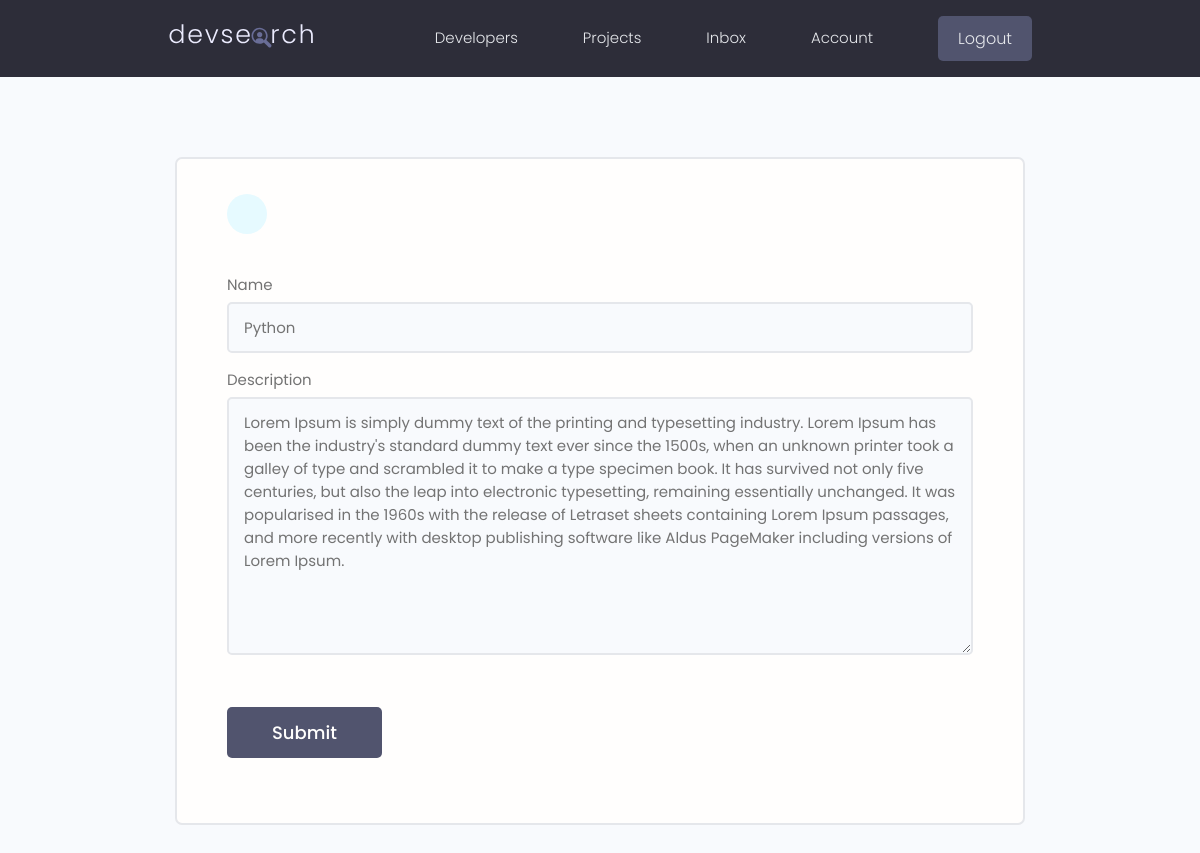
The page /update-skill/87612ff6-648b-4d74-802b-e8133fc9fb3b/ (signed in) on the database as committed earlier.
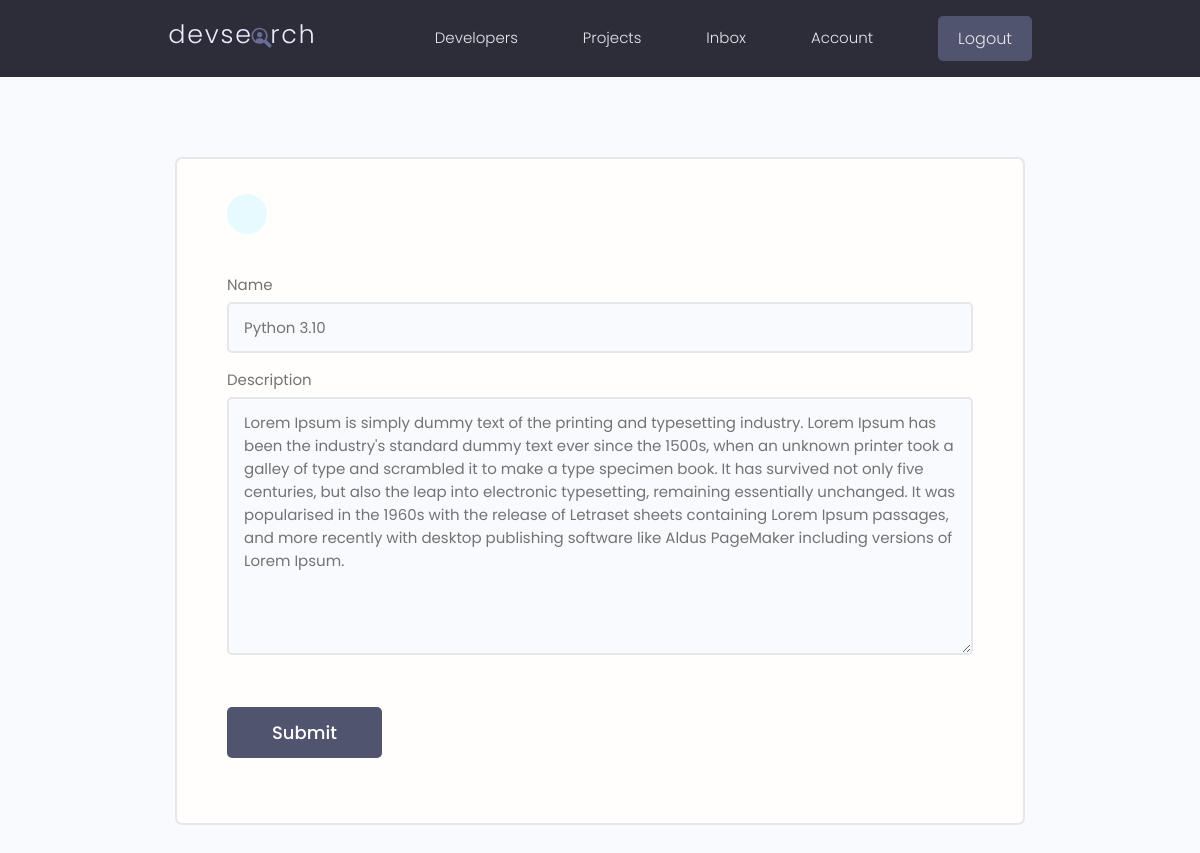
The same page on the database as committed later.
### users/models.py (models this page shows, shortened)
class Skill(models.Model) :
    owner = models.ForeignKey(Profile,on_delete=models.CASCADE, null= True,blank=True)
    name=models.CharField(max_length=300,null=True,blank=True)
    description=models.TextField(null=True,blank=True)
    created=models.DateTimeField(auto_now_add=True)
    id=models.UUIDField(default=uuid.uuid4,unique=True,primary_key=True,editable=False)

### users/views.py (the view, shortened to what this page needs)
# urls.py: path('update-skill/<str:pk>/' ,views.updateSkill,name='update-skill'),
@login_required(login_url='login')
def updateSkill(request, pk) :
    profile=request.user.profile
    skill=profile.skill_set.get(id=pk)
    form=SkillForm(instance=skill)
    context={'form' :form}
    return render(request, 'users/skill_form.html',context)

### users/forms.py
class SkillForm(ModelForm) :
    class Meta :
        model=Skill
        fields = '__all__'
        exclude=['owner']
    def __init__(self, *args, **kwargs) :
            super(SkillForm, self).__init__(*args, **kwargs)
            for name,field in self.fields.items():
                field.widget.attrs.update({'class':'input'})

### users/templates/users/skill_form.html (shortened to what this page needs)
{% extends 'main.html' %}
{% block content %}
    <main class="formPage my-xl">
        <div class="content-box">
            <div class="formWrapper">
                <a class="backButton" href="{% url 'account' %}"></a>
                <br>
                <form class="form" method="POST" action="">
                    {% for field in form %}
                    <div class="form__field">
                        <label for="formInput#text">{{field.label}} </label>
                        {{field}}
                    </div>
                    {% endfor %}
                    <input class="btn btn--sub btn--lg  my-md" type="submit" value="Submit" />
                </form>
            </div>
        </div>
    </main>
{% endblock %}

Rows that differ between the two databases and show on the page:
changed Skill: name "Python" → "Python 3.10"
